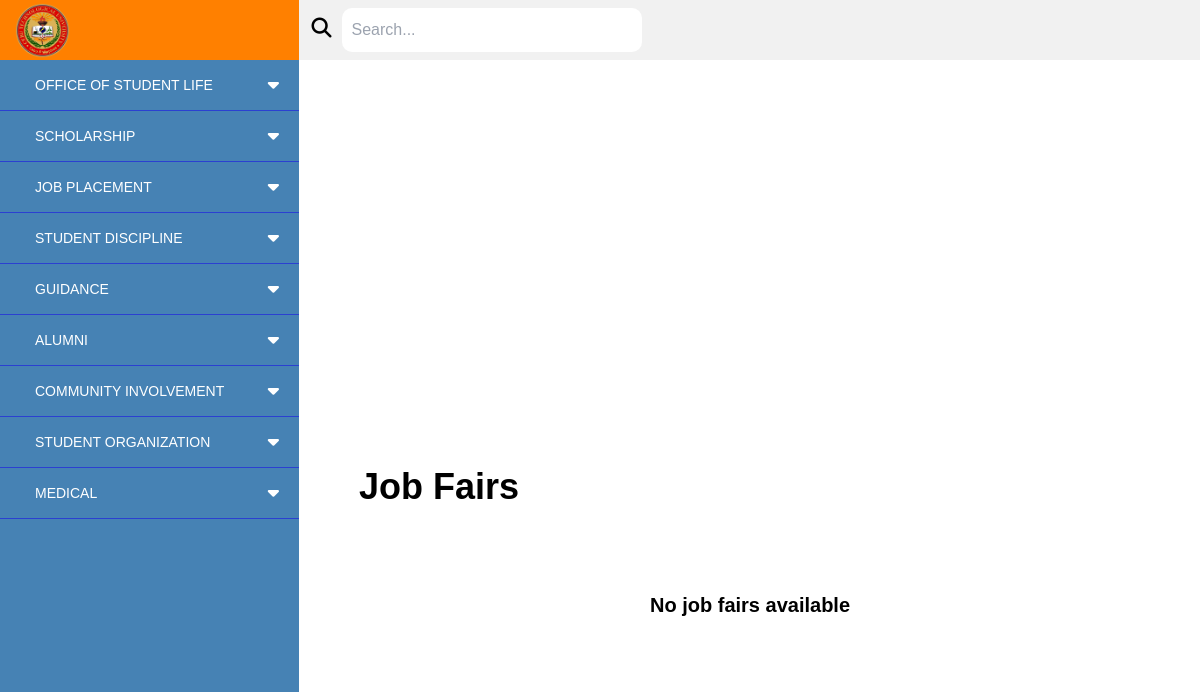
The app's page /jobfairs/, older data.
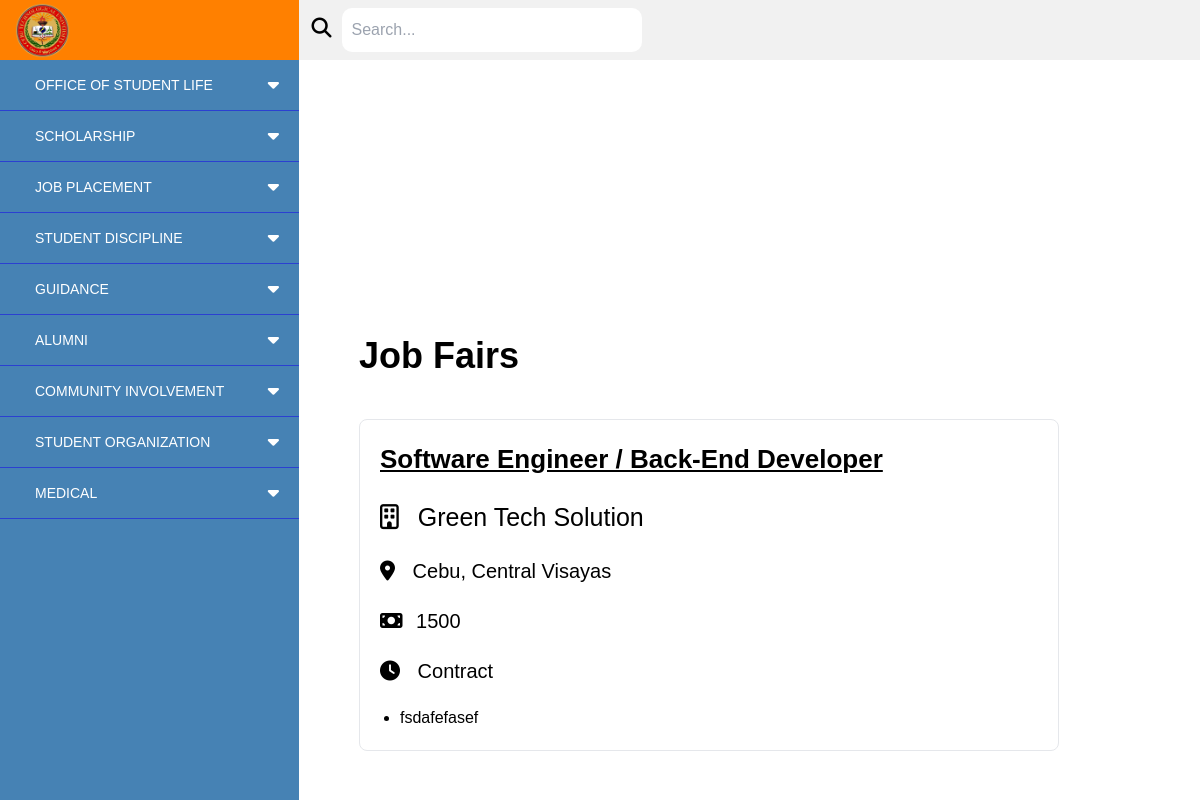
The same page, newer data.
### studentLife_system/models.py (models this page shows)
class JobFair(models.Model):
    jobfair_id = models.AutoField(primary_key=True)
    jobtitle = models.CharField(max_length=255, default='')
    companyname = models.CharField(max_length=255)
    joblocation = models.CharField(max_length=255)
    employmenttype = models.CharField(max_length=100)
    jobdescription = models.TextField()
    jobsalary = models.CharField(max_length=255)

### studentLife_system/views.py (the view)
# urls.py: path('jobfairs/',views.jobfairs, name="jobfairs"),
def jobfairs(request):
    job_fairs = JobFair.objects.all()
    return render(request, 'alumni/users/jobfairs.html', {'job_fairs': job_fairs})

### templates/alumni/users/jobfairs.html
{% extends 'alumni/users/base.html' %}
{% block content %}
<section class="h-auto ml-[300px] flex items-center justify-center bg-grayyy">
  <div class="mx-auto container text-black" style="margin-top: -80%;">
    <div class="flex items-center justify-center mt-[200px]">
      <div class="bg-white w-full p-11 h-auto flex flex-col gap-5">
        <h1 class="text-[36px] font-bold mb-4">Job Fairs</h1>
        {% if job_fairs %}
        {% for job_fair in job_fairs %}
        <div class="flex flex-col border rounded-lg hover:border-black rounded-2xl p-5 gap-5 w-[700px]">
          <div>
            <h1 class="font-bold text-[26px] underline">
              {{ job_fair.jobtitle }}
            </h1>
          </div>
          <div>
            <p class="text-[25px]"><i class="fa-regular fa-building mr-3"></i>
              {{ job_fair.companyname }}
            </p>
          </div>
          <div>
            <p class="text-[20px]"><i class="fa-solid fa-location-dot mr-3"></i>
              {{ job_fair.joblocation }}
            </p>
          </div>
          <div>
            <p class="text-[20px]"><i class="fa-solid fa-money-bill mr-2"></i>
              {{ job_fair.jobsalary }}
            </p>
          </div>
          <div>
            <p class="text-[20px]"><i class="fa-solid fa-clock mr-3"></i>
              {{ job_fair.employmenttype }}
            </p>
          </div>
          <div>
            <ul class="ml-5">
              <li class="list-disc">
                {{ job_fair.jobdescription }}
              </li>
            </ul>
          </div>
        </div>
        {% endfor %}
        {% else %}
        <p class="text-[20px] font-bold text-center mt-10">No job fairs available</p>
        {% endif %}
      </div>
    </div>
  </div>
</section>
{% endblock %}

### templates/alumni/users/base.html (shortened to what this page needs)
<!DOCTYPE html>
{% load static %}
<head>
  <link rel="stylesheet" href="https://cdnjs.cloudflare.com/ajax/libs/font-awesome/5.15.4/css/all.min.css">
  <link rel="stylesheet" href="https://cdnjs.cloudflare.com/ajax/libs/font-awesome/6.4.2/css/all.min.css" />
  <script src="https://cdn.tailwindcss.com"></script>
  <link rel="stylesheet" type="text/css" href="/static/alumni/users/styles.css">
</head>
<body>
  <div class="orange-bar">
    <img src="{% static 'alumni/users/images/CTU_logo.png' %}" class="logo">
  </div>
  <div class="left-side">
    <nav class="side-nav">
      <ul>
        <li><a href="#" class="studentlife-btn">OFFICE OF STUDENT LIFE
            <span class="fas fa-caret-down first"></span>
          </a>
        </li>
        <li><a href="#" class="scholar-btn">SCHOLARSHIP
            <span class="fas fa-caret-down second"></span>
          </a>
        </li>
        <li><a href="#" class="jobplace-btn">JOB PLACEMENT
            <span class="fas fa-caret-down third"></span>
          </a>
        </li>
        <li><a href="#" class="student_disc-btn">STUDENT DISCIPLINE
            <span class="fas fa-caret-down fourth"></span>
          </a>
        </li>
        <li><a href="#" class="guide-btn">GUIDANCE
            <span class="fas fa-caret-down fifth"></span>
          </a>
        </li>
        <li><a href="#" class="alumni-btn">ALUMNI
            <span class="fas fa-caret-down sixth"></span>
          </a>
        </li>
        <li><a href="#" class="community-btn">COMMUNITY INVOLVEMENT
            <span class="fas fa-caret-down seventh"></span>
          </a>
        </li>
        <li><a href="#" class="student_org-btn">STUDENT ORGANIZATION
            <span class="fas fa-caret-down eight"></span>
          </a>
        </li>
        <li><a href="#" class="medical-btn">MEDICAL
            <span class="fas fa-caret-down ninth"></span>
          </a>
        </li>
      </ul>
  </div>
  <div class="search-container">
    <div class="search-icon">
      <i class="fa-solid fa-magnifying-glass"></i>
    </div>
    <input type="text" placeholder="Search...">
  </div>
  {% block content %}
  {% endblock %}
</body>
</html>

### static/alumni/users/styles.css (style rules this page uses)
* { margin: 0; padding: 0; box-sizing: border-box; font-family: 'Poppins', sans-serif; list-style-type: none; }
.left-side { display: flex; width: 299px; height: 100vh; flex-direction: column; }
.side-nav { margin-top: 60px; width: 299px; height: 100%; position: fixed; background: #4682B4; overflow-y: auto; scrollbar-width: none; }
.orange-bar { height: 60px; background-color: #FF8000; width: 299px; z-index: 100; position: fixed; }
.logo { height: 55px; margin-left: 15px; margin-top: 3px; }
.search-container { position: fixed; top: 0; left: 299px; width: 100%; background-color: #f1f1f1; padding: 12.5px; box-sizing: border-box; display: flex; align-items: center; height: 60px; z-index: 1000; }
.search-icon i { margin-right: 10px; cursor: pointer; color: black; font-size: 20px; }
input[type="text"] { padding: 9.6px; border: transparent; border-radius: 10px; box-sizing: border-box; padding-left: 10px; align-items:left; color: black; width: 300px; }
.side-nav li { line-height: 30px; }
.side-nav ul li { line-height: 50px; border-bottom: 1px solid #2B40D1; }
.side-nav ul li a { position: relative; color: white; padding-left: 30px; text-decoration: none; font-size: 14px; display: block; width: 100%; border-left: 5px solid transparent; }
.side-nav ul li a span { position: absolute; top: 50%; right: 20px; transform: translateY(-50%); font-size: 18px; transition: transform 0.4s; }

Row changes from the older to the newer data that the page shows:
added JobFair: jobtitle "Software Engineer / Back-End Developer", companyname "Green Tech Solution", joblocation "Cebu, Central Visayas", jobsalary "1500", employmenttype "Contract", jobdescription "fsdafefasef"
Text that changed along with them:
text no longer shown: "No job fairs available"
